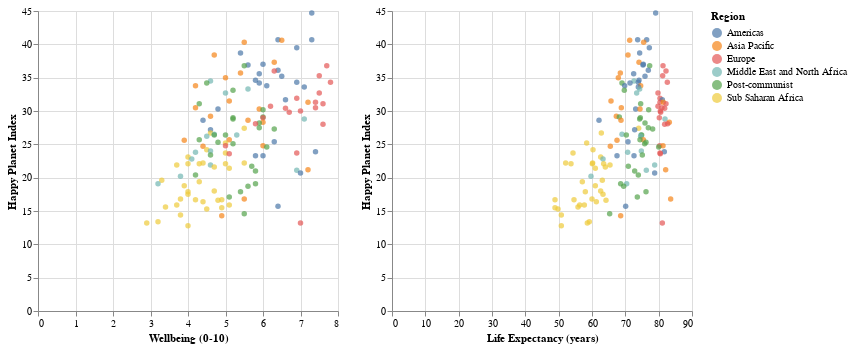

The notebook cell this image was saved under:
### Markdown cell above
- Por cierto, existen atajos para las funciones `hconcat` y `vconcat`. Podemos sustituir `alt.hconcat(chart1, chart2)` por `chart1 | chart2` y `alt.vconcat(chart1, chart2)` por `chart1 & chart2`
- Añade las funciones `hover` y `tooltip` que enlazan los dos gráficos utilizando el siguiente código

### Code cell
# hover and tooltip across multiple charts
selected_area = alt.selection_interval()
chart = alt.Chart(hpi_df).mark_circle().encode(
    y = 'Happy Planet Index',
    color=alt.condition(selected_area, 'Region', alt.value('lightgray'))
).add_selection(
    selected_area
)
chart1 = chart.encode(x = 'Wellbeing (0-10)')
chart2 = chart.encode(x = 'Life Expectancy (years)')
chart1 | chart2

### Figure 1 — Vega-Lite specification as saved in the notebook (floating-point values rounded to 4 significant figures; data arrays with more than 128 entries replaced by an {"elided": "..."} marker saying what was removed)
{"config": {"view": {"continuousWidth": 300, "continuousHeight": 300}}, "hconcat": [{"mark": {"type": "circle"}, "encoding": {"color": {"condition": {"param": "param_5", "field": "Region"}, "value": "lightgray"}, "x": {"field": "Wellbeing (0-10)", "type": "quantitative"}, "y": {"field": "Happy Planet Index", "type": "quantitative"}}, "name": "view_1"}, {"mark": {"type": "circle"}, "encoding": {"color": {"condition": {"param": "param_5", "field": "Region"}, "value": "lightgray"}, "x": {"field": "Life Expectancy (years)", "type": "quantitative"}, "y": {"field": "Happy Planet Index", "type": "quantitative"}}, "name": "view_2"}], "data": {"name": "data-06c1dbec64553b487ce4599ce4c93c9b"}, "params": [{"name": "param_5", "select": {"type": "interval"}, "views": ["view_1", "view_2"]}], "$schema": "https://vega.github.io/schema/vega-lite/v5.15.1.json", "datasets": {"data-06c1dbec64553b487ce4599ce4c93c9b": {"elided": "140 records"}}}
